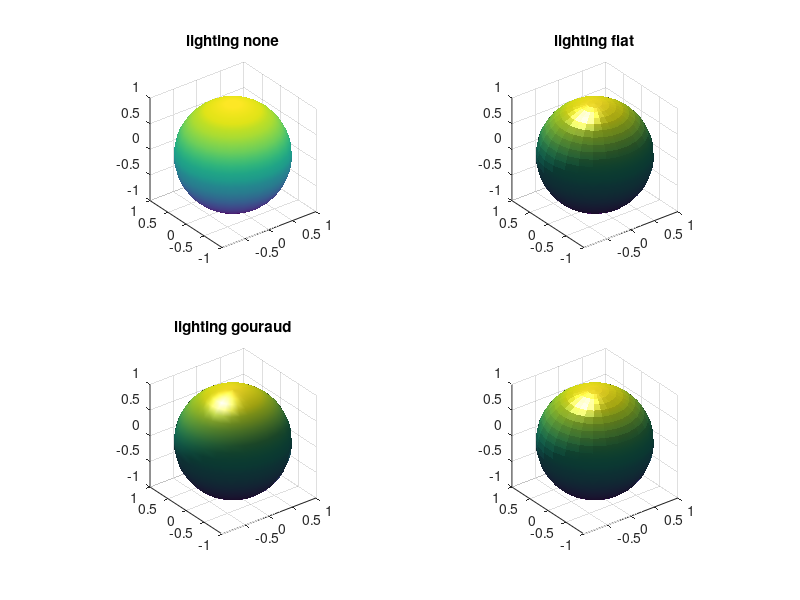

Source code (MATLAB): (Note: this script raises an error after producing the figure.)
[x,y,z] = sphere(25);
subplot(2,2,1);surf(x,y,z);
axis equal;shading interp;
hold on;
title('lighting none')
subplot(2,2,2);surf(x,y,z);
axis equal;
light('position',[0,0.5 1]);
shading interp;lighting flat;
hold on;
title('lighting flat');
subplot(2,2,3);surf(x,y,z);
axis equal;
light('position',[0,0.5 1]);
shading interp;lighting gouraud;
hold on;
title('lighting gouraud');
subplot(2,2,4);surf(x,y,z);
axis equal;
light('position',[0,0.5 1]);
shading interp;lighting phong;
hold on;
title('lighting phong');
set(gcf,'color','w');